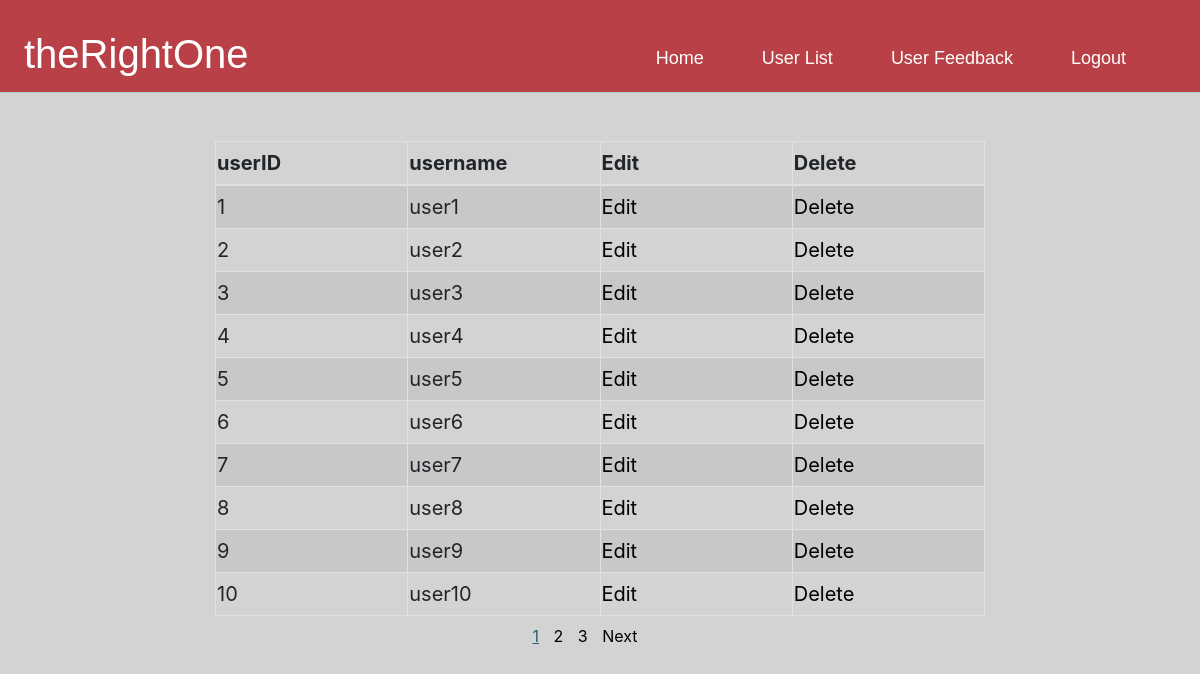
The app's page /views/user_list.php with its own data.
### tables this page shows
CREATE TABLE `users` (
  `user_id` int(11) NOT NULL,
  `username` varchar(255) NOT NULL,
  `address` varchar(255) NOT NULL,
  `age` varchar(3) NOT NULL,
  `gender` varchar(10) NOT NULL,
  `like_gender` varchar(10) NOT NULL,
  `job` varchar(255) NOT NULL,
  `school` varchar(255) NOT NULL,
  `hobby` varchar(255) NOT NULL,
  `profile_comment` varchar(200) NOT NULL,
  `user_image1` varchar(255) DEFAULT NULL,
  `user_image2` varchar(255) DEFAULT NULL,
  `user_image3` varchar(255) DEFAULT NULL
);

### class/Database.php (called while the page is built, shortened)
<?php
    class Database{
        private $servername = 'localhost';
        private $db_username = 'root';
        private $db_password = '';
        private $database = 'portfolio';
        public function __construct()
        {
            $this->conn = new mysqli($this->servername,$this->db_username,$this->db_password,$this->database);
            return $this->conn;
        }
    }
?>

### action/userAction.php (called while the page is built, shortened)
<?php
    require_once '../class/User.php';
    $user = new User();
?>

### class/User.php (called while the page is built, shortened)
<?php
    require_once "Database.php";
    class User extends Database{
        public function getAllUsers(){
            $sql = "SELECT * FROM users";
            $result = $this->conn->query($sql);
            if($result->num_rows > 0){
                while($tableData = $result->fetch_assoc()){
                $dataHolder[] = $tableData;
            }
                return $dataHolder;
            }else{
                die("No record Found: ".$this->conn->error);
            }
        }
        public function countUsers(){
            $sql = "SELECT COUNT(*) AS cnt FROM users";
            $result = $this->conn->query($sql);
            if($result->num_rows>0){
                return $result->fetch_assoc();
            }else{
                return FALSE;
            }
        }
        public function getTenUsers($start){
            $sql = "SELECT * FROM users LIMIT $start,10";
            $result = $this->conn->query($sql);
            if($result->num_rows>0){
                while($tableData = $result->fetch_assoc()){
                    $dataHolder[] = $tableData;
                }
                return $dataHolder;
            }else{
                return FALSE;
            }
        }
    }
?>

### views/user_list.php (the view, shortened to what this page needs)
<?php
    include '../action/userAction.php';
    $allUsers = $user->getAllUsers();
    $page = $_GET['page'];
    if($page == ''){
      $page = 1;
    }
      $page = max($page,1);
      $cntUsers = $user->countUsers();
      $maxPage = ceil($cntUsers['cnt'] / 10);
      $page = min($page,$maxPage);
      $start = ($page -1) * 10;
      $tenUsers = $user->getTenUsers($start);
      $pages = array();
      for($i=1; $i<=$maxPage; $i++){
        array_push($pages,$i);
      };
?>
<!doctype html>
<html lang="en">
  <head>
    <link rel="stylesheet" href="https://stackpath.bootstrapcdn.com/bootstrap/4.3.1/css/bootstrap.min.css">
    <link rel="stylesheet" href="../css/style.css">
    <link rel="stylesheet" href="../css/admin.css">
  </head>
  <body>
    <div class="row nav_row">
      <div class="col-12">
        <nav class="navbar navbar-expand-lg navbar-dark static-top nav_design">
          <a class="mt-3 ml-2 nav_letters" href="index.php" id="logo">
            theRightOne
          </a>
          <div class="collapse navbar-collapse" id="navbarResponsive">
            <ul class="navbar-nav ml-auto mt-4" style="font-size: 18px;">
              <li class="nav-item mr-5">
                <a class="nav_letters nav_page_letter" href="adminTop.php">Home
                    </a>
              </li>
              <li class="nav-item mr-5">
                <a class="nav_letters nav_page_letter" href="user_list.php">User List</a>
              </li>
              <li class="nav-item mr-5">
                <a class="nav_letters nav_page_letter" href="user_feedback.php">User Feedback</a>
              </li>
              <li class="nav-item mr-5">
                <a class="nav_letters nav_page_letter" href="logout.php">Logout</a>
              </li>
            </ul>
          </div>
        </nav>
      </div>
    </div>
    <div class="container-fluid">
      <div class="row">
        <div class="col-md-8 offset-md-2 col-sm-12">
          <table class="mx-auto table-bordered table-striped mt-5 table-hover w-100">
            <thead>
              <tr>
                <th class="w-25">userID</th>
                <th class="w-25">username</th>
                <th class="w-25">Edit</th>
                <th class="w-25">Delete</th>
             </tr>
            </thead>
            <tbody>
              <?php
                foreach($tenUsers as $eachUser):
              ?>
              <tr>
                <td><?php echo $eachUser['user_id']?></td>
                <td><?php echo $eachUser['username'] ?></td>
                <td><a href="user_profile.php?user_id=<?php echo $eachUser['user_id']?>">Edit</a></td>
                <td><a href="user_delete.php?user_id=<?php echo $eachUser['user_id'] ?>">Delete</td>
              </tr>
              <?php
                endforeach;
              ?>
            </tbody>
          </table>
          <ul class="p-0 mt-2 overflow-hidden page">
            <?php foreach($pages as $eachPage): ?>
              <?php if($eachPage == $page): ?>
                <a href="user_list.php?page=<?php print(htmlspecialchars($eachPage))?>" class="thisPage"><?php echo $eachPage ?></a>
              <?php else: ?>
                <a href="user_list.php?page=<?php print(htmlspecialchars($eachPage))?>" class=""><?php echo $eachPage ?></a>
              <?php endif; ?>
            <?php endforeach; ?>
            <?php if($page < $maxPage): ?>
              <li class=""><a href="user_list.php?page=<?php print(htmlspecialchars($page+1))?>" class="">Next</a></li>
            <?php endif; ?>
          </ul>
        </div>
      </div>
    </div>
  </body>
</html>

### css/admin.css (style rules this page uses)
body { background-color: lightgrey; }

### css/nav.css (style rules this page uses)
.nav_row { background-color: #b94047; }
.nav_design { border-bottom: 1px solid #B1CECC; }
.nav_letters { color: white; font-family: 'Charlet', sans-serif !important; }
.navbar-nav { font-size: 20px; }
#logo { font-size: 40px; }

### css/profile.css (style rules this page uses)
body { background-color: #E9EBEE; }

### css/sidebar.css (style rules this page uses)
html,body { height:100%; }

### css/common.css (style rules this page uses)
@media (min-width: 1000px) { body { overflow-x: hidden; } }
a { color:black; }

### css/table.css (style rules this page uses)
th,td { line-height: 2em; font-size: 20px; }
.page { text-align: center; margin: 0 auto; }
.page li { display: inline; }
.page li, .page,a { margin-right: 10px; }
.thisPage { text-decoration: underline; color: rgb(39, 93, 112); }

### css/page.css (style rules this page uses)
li { list-style: none; }

### records on screen
users: user_id "1", username "user1"
users: user_id "2", username "user2"
users: user_id "3", username "user3"
users: user_id "4", username "user4"
users: user_id "5", username "user5"
users: user_id "6", username "user6"
users: user_id "7", username "user7"
users: user_id "8", username "user8"
users: user_id "9", username "user9"
users: user_id "10", username "user10"

### other values on screen
$eachPage "1"
$eachPage "2"
$eachPage "3"
